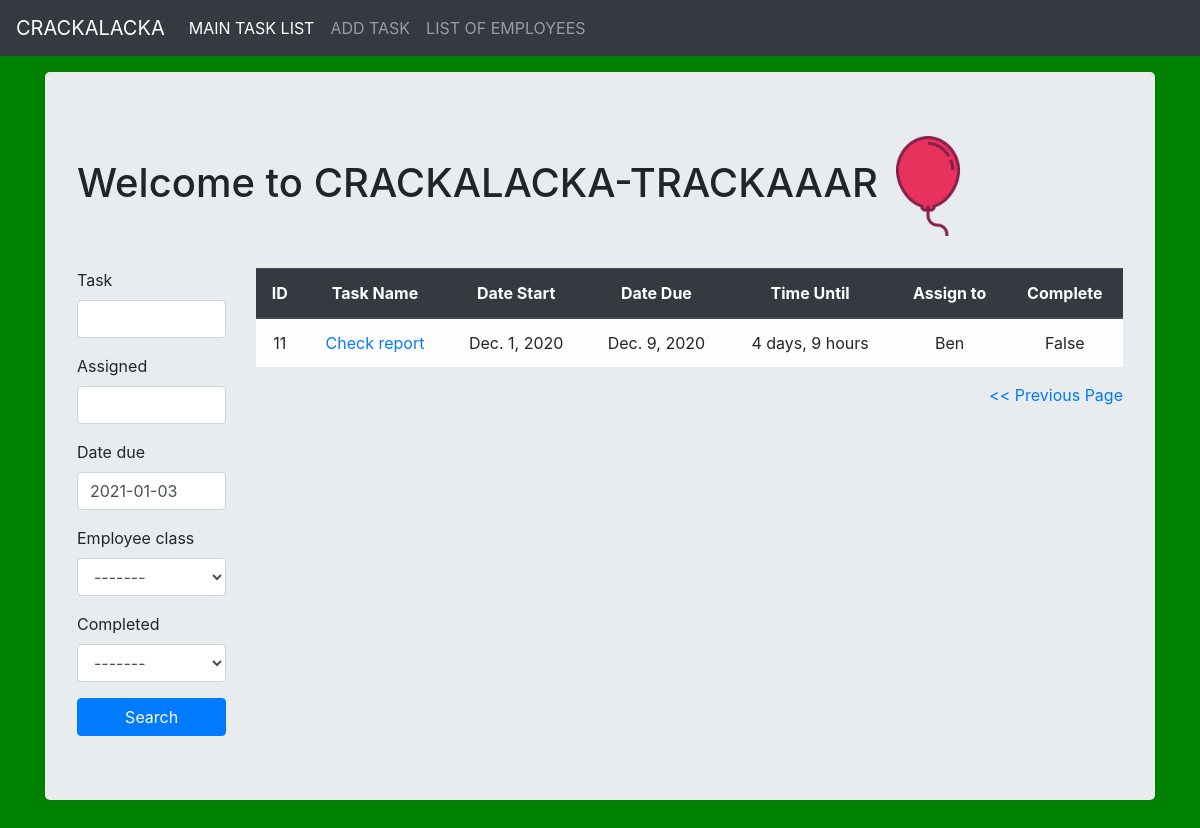
/?page=3, run on the app's committed database.
### tasktrackerApp/models.py (models this page shows, shortened)
class Task(models.Model):
    task_name = models.CharField(max_length=100, blank=False, null=False)
    task_description = models.TextField(blank=True, null=True)
    date_start = models.DateField(auto_now=False, auto_now_add=True)
    date_due = models.DateField(auto_now=False, auto_now_add=False, default=datetime.now()+timedelta(days=30), blank=True)
    assign_to = models.ForeignKey(Worker, db_column='name', on_delete=models.CASCADE)
    complete = models.BooleanField(default=False)

### tasktrackerApp/views.py (the view, shortened to what this page needs)
# urls.py: path('', views.index, name='index'),
def index(request):
    title = "Welcome to CRACKALACKA-TRACKAAAR"
    queryset = Task.objects.all().values('id', 'task_name', 'date_start', 'date_due', 'complete', 'assign_to', 'assign_to__name')
    form = TaskSearchForm
    p = Paginator(queryset.order_by('id'), 5)
    page_num = request.GET.get('page',1)
    try:
        page = p.page(page_num)
    except:
        page = p.page(1)
    context = {'title':title, 'form': form, 'page': page}
    return render(request, 'tasktrackerApp/index.html', context)

### templates/tasktrackerApp/index.html (shortened to what this page needs)
{% extends 'tasktrackerApp/base.html' %}
{% load static %}
{% load crispy_forms_tags %}
{% block bodyblock%}
<div class="jumbotron">
  <h1>{{title}}<img src="{% static 'img/balloon.png' %}" alt="Balloon PNG" width=100px></h1>
  <br>
  <div class="row">
    <div class="col-sm-2">
      <form class="" action="" method="POST">
        {{ form|crispy }}
        <input type="submit" class="btn btn-primary fullbutton" name="" value="Search">
      </form>
    </div>
    <div class="col-sm-10">
      <div class="container-sub">
        <table class='table'>
          <thead class="thead-dark">
            <tr>
              <th>ID</th>
              <th>Task Name</th>
              <th>Date Start</th>
              <th>Date Due</th>
              <th>Time Until</th>
              <th>Assign to</th>
              <th>Complete</th>
            </tr>
          </thead>
          {% for row in page %}
          <tr class="table-light">
            <td>{{ forloop.counter0|add:page.start_index }}</td>
            <td><a href="{% url 'tasktrackerApp:update_items' row.id %}">{{row.task_name}}</a></td>
            <td>{{row.date_start}}</td>
            <td>{{row.date_due}}</td>
            <td>{{row.date_due|timeuntil }}</td>
            <td>{{row.assign_to__name}}</td>
            <td>{{row.complete}}</td>
          </tr>
          {% endfor %}
        </table>
        <div class="paging" align='right'>
          {% if page.has_previous %}
            <a href="{% url 'tasktrackerApp:index' %}?page={{ page.previous_page_number }}"><< Previous Page</a>
          {% endif %}
        </div>
      </div>
    </div>
  </div>
</div>
<br>
{% endblock%}

### static/css/master.css (style rules this page uses)
body { background: green; }
.table { text-align: center; }
.fullbutton { width: 100%; }

### templates/tasktrackerApp/base.html (style rules this page uses)
body { min-height: 75rem; padding-top: 4.5rem; }

### data on the page
Task: task_name "Check report", date_start "Dec. 1, 2020", date_due "Dec. 9, 2020", date_due "4 days, 9 hours", assign_to__name "Ben", complete "False"

### other printed values
{{ title }} "Welcome to CRACKALACKA-TRACKAAAR"
